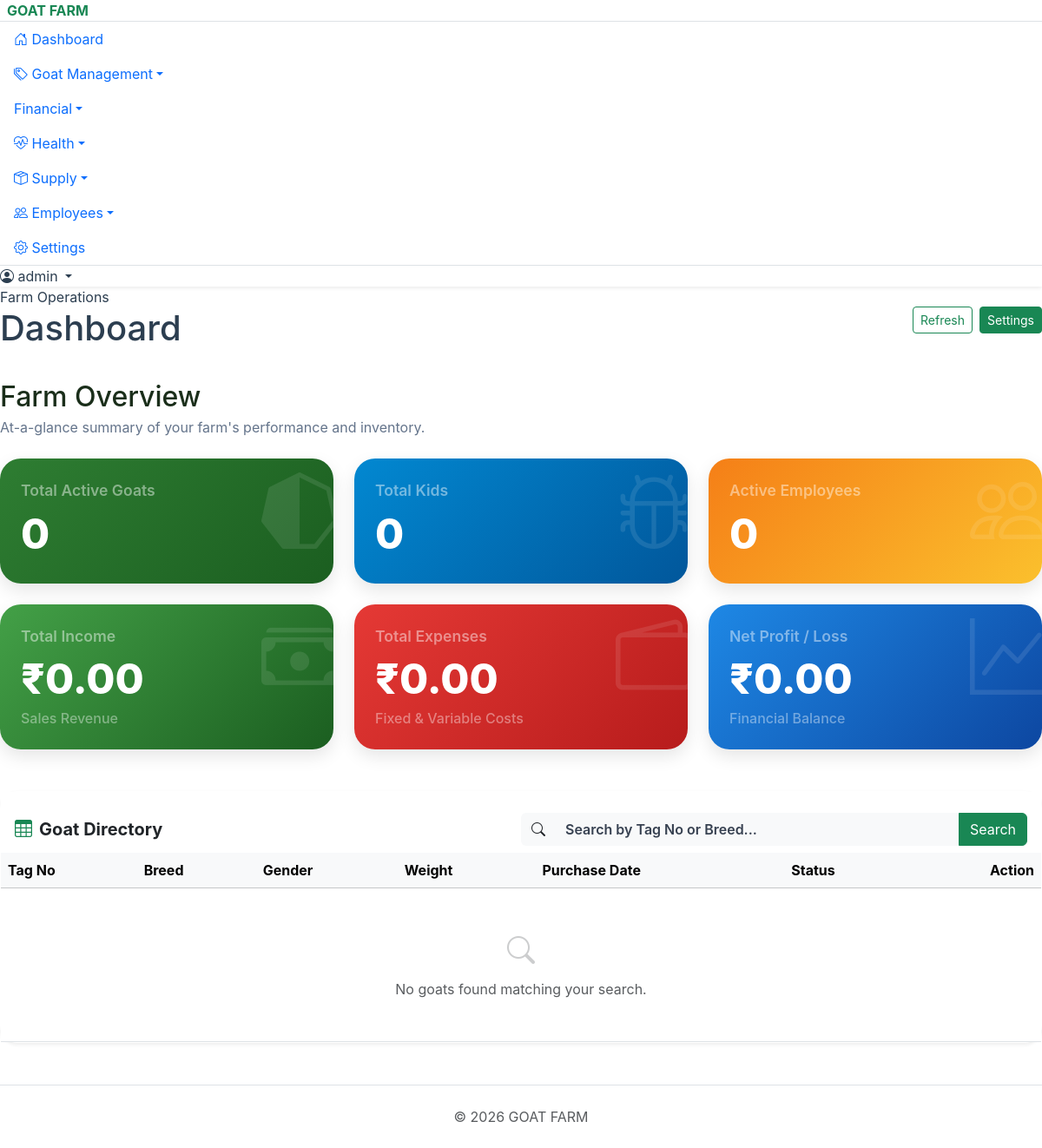
The page /dashboard (signed in) on the database as committed earlier.
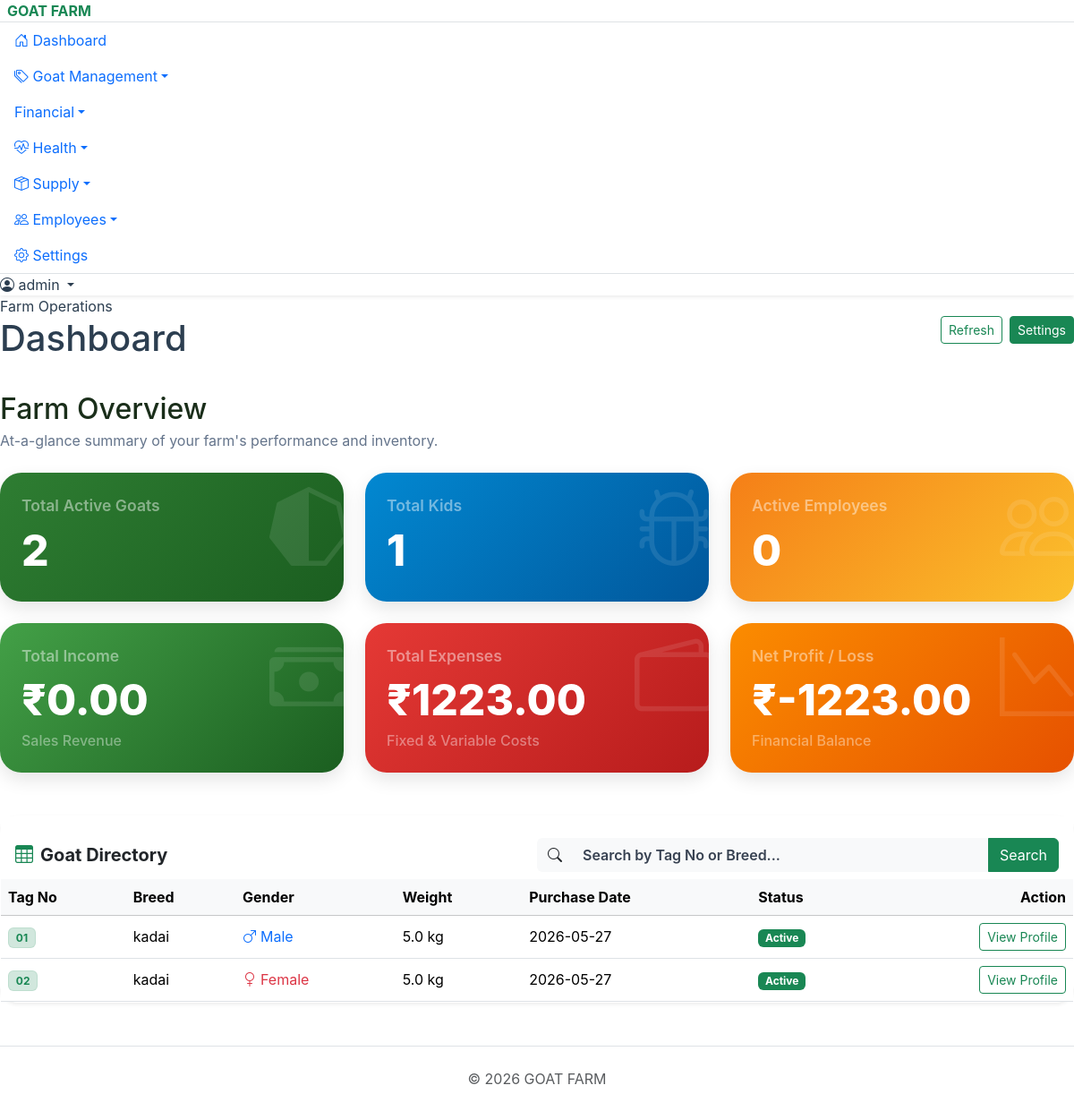
The same page on the database as committed later.
### tables this page shows
CREATE TABLE master_records (
                id INTEGER PRIMARY KEY AUTOINCREMENT,
                si_no TEXT, tag_no TEXT NOT NULL, breed TEXT, breed_percent TEXT,
                status TEXT, sold TEXT, expired TEXT, gender TEXT, purchase_date DATE,
                color TEXT, weight_kg REAL, purchase_amount REAL, insurance_date DATE,
                vaccination TEXT, vaccination_period TEXT, medicine TEXT, medicine_period TEXT,
                feed TEXT, feed_amount TEXT, mating_date DATE, mating_goat_no TEXT,
                goat_week_period TEXT, delivery_date DATE, new_goat_gender TEXT,
                new_goat_color TEXT, birth_weight REAL, selling_date DATE, selling_weight REAL,
                selling_price REAL, mortality_date DATE, mortality_weight REAL,
                mortality_reason TEXT, insurance_claim_amount REAL, insurance_inform_date DATE,
                insurance_claim_date DATE
            , kit_status TEXT DEFAULT 'No');

### Project_goatfarm.py (the view)
@app.route('/')
@app.route('/dashboard')
def dashboard():
    db = get_db()
    start_date = request.args.get('start_date', '')
    end_date = request.args.get('end_date', '')
    search_q = request.args.get('search', '')
    total_goats = db.execute("SELECT COUNT(*) FROM master_records WHERE status = 'Active'").fetchone()[0] or 0
    total_kids = db.execute("SELECT COUNT(*) FROM kid_records").fetchone()[0] or 0
    total_employees = db.execute("SELECT COUNT(*) FROM employees WHERE status = 'Active'").fetchone()[0] or 0
    income = db.execute("SELECT SUM(sold_price) FROM sales_records").fetchone()[0] or 0.0
    exp_goat = db.execute("SELECT SUM(price) FROM purchases").fetchone()[0] or 0.0
    exp_feed = db.execute("SELECT SUM(total_cost) FROM feed_inventory").fetchone()[0] or 0.0
    exp_med = db.execute("SELECT SUM(cost) FROM medicine_purchases").fetchone()[0] or 0.0
    exp_vac = db.execute("SELECT SUM(cost) FROM vaccine_purchases").fetchone()[0] or 0.0
    exp_goat_v = db.execute("SELECT SUM(price) FROM vouchers").fetchone()[0] or 0.0
    exp_med_v = db.execute("SELECT SUM(cost) FROM medicine_vouchers").fetchone()[0] or 0.0
    exp_vac_v = db.execute("SELECT SUM(cost) FROM vaccine_vouchers").fetchone()[0] or 0.0
    exp_salary = db.execute("SELECT SUM(net_salary) FROM salary_payments").fetchone()[0] or 0.0
    exp_maint = db.execute("SELECT SUM(service_cost) FROM equipment_services").fetchone()[0] or 0.0
    exp_gen = db.execute("SELECT SUM(amount) FROM expenses WHERE status='Approved'").fetchone()[0] or 0.0
    expense = exp_goat + exp_feed + exp_med + exp_vac + exp_salary + exp_maint + exp_gen + exp_goat_v + exp_med_v + exp_vac_v
    profit = income - expense
    searched_goat = None
    if search_q:
        searched_goat = db.execute("SELECT * FROM master_records WHERE tag_no = ?", (search_q.strip(),)).fetchone()
        if not searched_goat:
            suffix_matches = db.execute("SELECT * FROM master_records WHERE tag_no LIKE ?", (f"%{search_q.strip()}",)).fetchall()
            if len(suffix_matches) == 1:
                searched_goat = suffix_matches[0]
        goats = db.execute("SELECT * FROM master_records WHERE tag_no LIKE ? OR breed LIKE ? ORDER BY id ASC",
                          (f"%{search_q}%", f"%{search_q}%")).fetchall()
    else:
        goats = db.execute("SELECT * FROM master_records ORDER BY id ASC LIMIT 10").fetchall()
    high_weight_goats = get_high_weight_goats(weight_threshold=25)
    return render_template('dashboard.html',
        income=income, expense=expense, profit=profit,
        total_goats=total_goats, total_kids=total_kids, total_employees=total_employees,
        goats=goats, search_q=search_q, searched_goat=searched_goat, high_weight_goats=high_weight_goats)

### Project_goatfarm.py (called while the page is built)
def get_db():
    conn = sqlite3.connect(DB_FILE)
    conn.row_factory = sqlite3.Row
    return conn

def get_high_weight_goats(weight_threshold=25):
    db = get_db()
    goats = db.execute("""
        SELECT tag_no, weight_kg, color
        FROM master_records
        WHERE status = 'Active' AND weight_kg >= ?
        ORDER BY weight_kg DESC
    """, (weight_threshold,)).fetchall()
    return [dict(goat) for goat in goats]

@app.before_request
def require_login():
    allowed_routes = ['login', 'static', 'register', 'verify_otp', 'goats', 'goat_detail']
    if request.endpoint not in allowed_routes and 'user_id' not in session:
        return redirect(url_for('login'))

### templates/dashboard.html (shortened to what the changed rows need)
{% extends 'layout.html' %}
{% block content %}
<div>
    <div class="page-header mb-4 pt-2">
        <h2 class="fw-800 text-dark mb-1">Farm Overview</h2>
    </div>
<div class="row g-4 mb-4">
    <div class="col-md-4">
        <div class="stat-card" style="background: linear-gradient(135deg, #2e7d32, #1b5e20);">
            <i class="bi bi-heptagon-half stat-icon text-white-50"></i>
            <div class="stat-label text-white-50">Total Active Goats</div>
            <div class="stat-value text-white">{{ total_goats }}</div>
        </div>
    </div>
    <div class="col-md-4">
        <div class="stat-card" style="background: linear-gradient(135deg, #0288d1, #01579b);">
            <i class="bi bi-bug stat-icon text-white-50"></i>
            <div class="stat-label text-white-50">Total Kids</div>
            <div class="stat-value text-white">{{ total_kids }}</div>
        </div>
    </div>
</div>
<div class="row g-4 mb-5">
    <div class="col-md-4">
        <div class="stat-card" style="background: linear-gradient(135deg, #e53935, #b71c1c);">
            <i class="bi bi-wallet2 stat-icon text-white-50"></i>
            <div class="stat-label text-white-50">Total Expenses</div>
            <div class="stat-value text-white">₹{{ "%.2f"|format(expense) }}</div>
            <div class="stat-sub text-white-50">Fixed & Variable Costs</div>
        </div>
    </div>
    <div class="col-md-4">
        <div class="stat-card" style="background: linear-gradient(135deg, {% if profit >= 0 %}#1e88e5, #0d47a1{% else %}#fb8c00, #e65100{% endif %});">
            <i class="bi bi-graph-{% if profit >= 0 %}up{% else %}down{% endif %} stat-icon text-white-50"></i>
            <div class="stat-label text-white-50">Net Profit / Loss</div>
            <div class="stat-value text-white">₹{{ "%.2f"|format(profit) }}</div>
            <div class="stat-sub text-white-50">Financial Balance</div>
        </div>
    </div>
</div>
<div class="row mb-4">
    <div class="col-12">
        <div class="card border-0 shadow-sm">
            <div class="card-body p-0">
                <div class="table-responsive">
                    <table class="table table-hover align-middle mb-0">
                        <thead class="table-light">
                            <tr>
                                <th>Tag No</th>
                                <th>Breed</th>
                                <th>Gender</th>
                                <th>Weight</th>
                                <th>Purchase Date</th>
                                <th>Status</th>
                                <th class="text-end">Action</th>
                            </tr>
                        </thead>
                        <tbody>
                            {% for g in goats %}
                            <tr>
                                <td><span class="badge bg-success-subtle text-success border border-success border-opacity-10">{{ g.tag_no }}</span></td>
                                <td>{{ g.breed or 'N/A' }}</td>
                                <td>
                                    {% if g.gender|lower in ['male', 'm'] %}
                                        <span class="text-primary"><i class="bi bi-gender-male me-1"></i>Male</span>
                                    {% else %}
                                        <span class="text-danger"><i class="bi bi-gender-female me-1"></i>Female</span>
                                    {% endif %}
                                </td>
                                <td>{{ g.weight_kg }} kg</td>
                                <td>{{ g.purchase_date }}</td>
                                <td>
                                    {% if g.status == 'Active' %}
                                        <span class="badge bg-success">Active</span>
                                    {% elif g.status == 'Sold' %}
                                        <span class="badge bg-warning text-dark">Sold</span>
                                    {% else %}
                                        <span class="badge bg-secondary">{{ g.status }}</span>
                                    {% endif %}
                                </td>
                                <td class="text-end">
                                    <a href="{{ url_for('goat_detail', tag_number=g.tag_no) }}" class="btn btn-sm btn-outline-success">View Profile</a>
                                </td>
                            </tr>
                            {% else %}
                            <tr>
                                <td colspan="7" class="text-center py-5 text-muted">
                                    <i class="bi bi-search d-block mb-2" style="font-size: 2rem; opacity: 0.3;"></i>
                                    No goats found matching your search.
                                </td>
                            </tr>
                            {% endfor %}
                        </tbody>
                    </table>
                </div>
            </div>
        </div>
    </div>
</div>
</div>
{% endblock %}

Rows that differ between the two databases and show on the page:
added master_records: tag_no "01", breed "kadai", gender "M" (drawn), weight_kg "5.0", purchase_date "2026-05-27", status "Active"
added master_records: tag_no "02", breed "kadai", gender "F" (drawn), weight_kg "5.0", purchase_date "2026-05-27", status "Active"
Other text that changed with them:
{{ total_goats }}: "0" → "2"
{{ total_kids }}: "0" → "1"
{{ "%.2f"|format(expense) }}: "0.00" → "1223.00"
{{ "%.2f"|format(profit) }}: "0.00" → "-1223.00"
text no longer shown: "No goats found matching your search."
